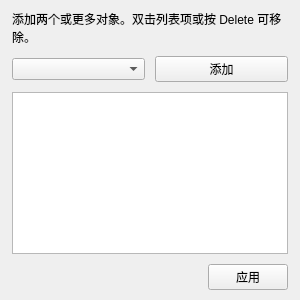
<?xml version="1.0" encoding="UTF-8"?>
<ui version="4.0">
 <class>OccBooleanFuseWidget</class>
 <widget class="QWidget" name="OccBooleanFuseWidget">
  <property name="geometry"><rect><x>0</x><y>0</y><width>300</width><height>300</height></rect></property>
  <layout class="QVBoxLayout" name="mainLayout">
   <property name="leftMargin"><number>12</number></property><property name="topMargin"><number>10</number></property><property name="rightMargin"><number>12</number></property><property name="bottomMargin"><number>10</number></property><property name="spacing"><number>10</number></property>
   <item><widget class="QLabel" name="hintLabel"><property name="text"><string>添加两个或更多对象。双击列表项或按 Delete 可移除。</string></property><property name="wordWrap"><bool>true</bool></property></widget></item>
   <item><layout class="QHBoxLayout" name="addLayout"><item><widget class="QComboBox" name="sourceComboBox"/></item><item><widget class="QPushButton" name="addButton"><property name="text"><string>添加</string></property></widget></item></layout></item>
   <item><widget class="QListWidget" name="selectedListWidget"><property name="selectionMode"><enum>QAbstractItemView::ExtendedSelection</enum></property></widget></item>
   <item><layout class="QHBoxLayout" name="buttonLayout"><item><spacer name="buttonSpacer"><property name="orientation"><enum>Qt::Horizontal</enum></property><property name="sizeHint" stdset="0"><size><width>40</width><height>20</height></size></property></spacer></item><item><widget class="QPushButton" name="applyButton"><property name="text"><string>应用</string></property></widget></item></layout></item>
  </layout>
 </widget><resources/><connections/>
</ui>
